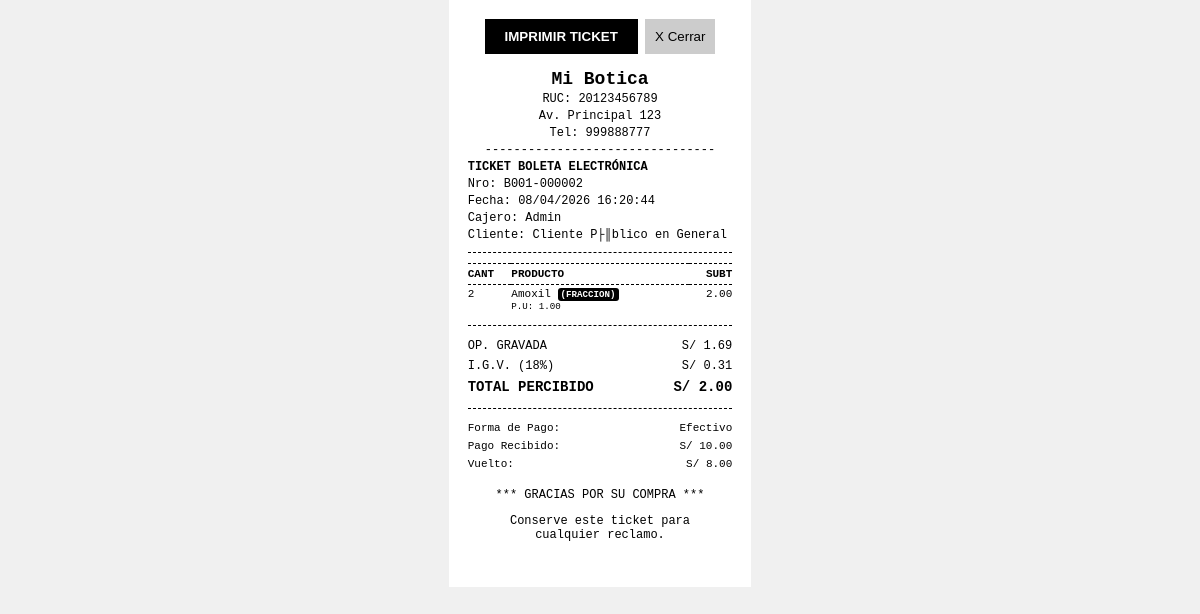
Screenshot of /venta/ticket/2 (signed in) with the database file from the repository.
### tables this page shows
CREATE TABLE `configuracion` (
  `id` int NOT NULL AUTO_INCREMENT,
  `clave` varchar(50) NOT NULL,
  `valor` text,
  `descripcion` varchar(255) DEFAULT NULL,
  PRIMARY KEY (`id`),
  UNIQUE KEY `clave` (`clave`)
);

CREATE TABLE `ventas` (
  `id` int NOT NULL AUTO_INCREMENT,
  `id_cliente` int NOT NULL,
  `caja_id` int DEFAULT NULL,
  `id_usuario` int NOT NULL,
  `tipo_comprobante` varchar(50) NOT NULL DEFAULT 'Ticket',
  `serie_comprobante` varchar(20) DEFAULT NULL,
  `num_comprobante` varchar(50) NOT NULL,
  `fecha_venta` timestamp NULL DEFAULT CURRENT_TIMESTAMP,
  `subtotal` decimal(12,2) NOT NULL DEFAULT '0.00',
  `descuento` decimal(10,2) DEFAULT '0.00',
  `igv` decimal(10,2) NOT NULL DEFAULT '0.00',
  `total` decimal(12,2) NOT NULL DEFAULT '0.00',
  `metodo_pago` varchar(50) NOT NULL DEFAULT 'Efectivo',
  `pago_recibido` decimal(12,2) DEFAULT NULL,
  `vuelto` decimal(12,2) DEFAULT NULL,
  `puntos_ganados` int DEFAULT '0',
  `puntos_usados` int DEFAULT '0',
  `medico_cmp` varchar(50) DEFAULT NULL,
  `estado` varchar(20) DEFAULT 'Completada',
  PRIMARY KEY (`id`),
  KEY `id_cliente` (`id_cliente`),
  KEY `id_usuario` (`id_usuario`),
  CONSTRAINT `ventas_ibfk_1` FOREIGN KEY (`id_cliente`) REFERENCES `clientes` (`id`) ON DELETE RESTRICT,
  CONSTRAINT `ventas_ibfk_2` FOREIGN KEY (`id_usuario`) REFERENCES `usuarios` (`id`) ON DELETE RESTRICT
);

CREATE TABLE `usuarios` (
  `id` int NOT NULL AUTO_INCREMENT,
  `nombres` varchar(100) NOT NULL,
  `apellidos` varchar(100) NOT NULL,
  `usuario` varchar(50) NOT NULL,
  `password` varchar(255) NOT NULL,
  `email` varchar(100) DEFAULT NULL,
  `rol_id` int NOT NULL,
  `estado` tinyint(1) DEFAULT '1',
  `ultimo_login` datetime DEFAULT NULL,
  `creado_en` timestamp NULL DEFAULT CURRENT_TIMESTAMP,
  PRIMARY KEY (`id`),
  UNIQUE KEY `usuario` (`usuario`),
  KEY `rol_id` (`rol_id`),
  CONSTRAINT `usuarios_ibfk_1` FOREIGN KEY (`rol_id`) REFERENCES `roles` (`id`) ON DELETE RESTRICT
);

CREATE TABLE `clientes` (
  `id` int NOT NULL AUTO_INCREMENT,
  `tipo_documento` varchar(20) NOT NULL DEFAULT 'DNI',
  `num_documento` varchar(20) NOT NULL,
  `nombres` varchar(150) NOT NULL,
  `telefono` varchar(50) DEFAULT NULL,
  `direccion` varchar(255) DEFAULT NULL,
  `puntos_acumulados` int DEFAULT '0',
  `estado` tinyint(1) DEFAULT '1',
  PRIMARY KEY (`id`)
);

CREATE TABLE `venta_detalles` (
  `id` int NOT NULL AUTO_INCREMENT,
  `id_venta` int NOT NULL,
  `id_producto` int NOT NULL,
  `cantidad` int NOT NULL,
  `precio_unitario` decimal(10,2) NOT NULL,
  `subtotal` decimal(12,2) NOT NULL,
  `id_lote` int DEFAULT NULL,
  `tipo_unidad` varchar(20) DEFAULT 'Caja',
  PRIMARY KEY (`id`),
  KEY `id_venta` (`id_venta`),
  KEY `id_producto` (`id_producto`),
  KEY `id_lote` (`id_lote`),
  CONSTRAINT `venta_detalles_ibfk_1` FOREIGN KEY (`id_venta`) REFERENCES `ventas` (`id`) ON DELETE CASCADE,
  CONSTRAINT `venta_detalles_ibfk_2` FOREIGN KEY (`id_producto`) REFERENCES `productos` (`id`) ON DELETE RESTRICT,
  CONSTRAINT `venta_detalles_ibfk_3` FOREIGN KEY (`id_lote`) REFERENCES `inventario_lotes` (`id`) ON DELETE SET NULL
);

CREATE TABLE `productos` (
  `id` int NOT NULL AUTO_INCREMENT,
  `codigo_barras` varchar(50) DEFAULT NULL,
  `nombre_generico` varchar(150) NOT NULL,
  `nombre_comercial` varchar(150) NOT NULL,
  `concentracion` varchar(100) DEFAULT NULL,
  `forma_farmaceutica` varchar(100) DEFAULT NULL,
  `id_laboratorio` int DEFAULT NULL,
  `id_categoria` int DEFAULT NULL,
  `precio_compra` decimal(10,2) NOT NULL DEFAULT '0.00',
  `precio_venta` decimal(10,2) NOT NULL DEFAULT '0.00',
  `margen_ganancia` decimal(5,2) NOT NULL DEFAULT '0.00',
  `unidad_medida` varchar(50) DEFAULT NULL,
  `requiere_receta` tinyint(1) DEFAULT '0',
  `stock_actual` int NOT NULL DEFAULT '0',
  `stock_minimo` int NOT NULL DEFAULT '10',
  `estado` tinyint(1) DEFAULT '1',
  `fraccionable` tinyint(1) DEFAULT '0',
  `unidades_por_caja` int DEFAULT '1',
  `unidad_fraccion` varchar(50) DEFAULT NULL,
  `precio_fraccion` decimal(10,2) DEFAULT '0.00',
  PRIMARY KEY (`id`),
  UNIQUE KEY `codigo_barras` (`codigo_barras`),
  KEY `id_laboratorio` (`id_laboratorio`),
  KEY `id_categoria` (`id_categoria`),
  CONSTRAINT `productos_ibfk_1` FOREIGN KEY (`id_laboratorio`) REFERENCES `laboratorios` (`id`) ON DELETE SET NULL,
  CONSTRAINT `productos_ibfk_2` FOREIGN KEY (`id_categoria`) REFERENCES `categorias` (`id`) ON DELETE SET NULL
);

### app/controllers/VentaController.php (called while the page is built, shortened)
<?php
class VentaController extends Controller {
    public function ticket($id) {
        $modelo = $this->model('Venta');
        $ventas = $modelo->getAll();
        $venta_actual = null;
        foreach($ventas as $v) {
            if($v['id'] == $id) {
                $venta_actual = $v; break;
            }
        }
        $detalles = $modelo->getDetalles($id);
        $configModel = $this->model('Configuracion');
        $data = [
            'venta' => $venta_actual,
            'detalles' => $detalles,
            'config' =>  $configModel->getAll()
        ];
        require_once '../app/views/ventas/ticket.php';
    }
}

### app/core/App.php (called while the page is built, shortened)
<?php
class App {
    protected $method = 'login';
    public function __construct() {
        $url = $this->parseUrl();
        if (isset($url[0]) && file_exists('../app/controllers/' . ucfirst($url[0]) . 'Controller.php')) {
            unset($url[0]);
        }
        $this->controller = new $this->controller;
        if (isset($url[1])) {
            if (method_exists($this->controller, $url[1])) {
                $this->method = $url[1];
                unset($url[1]);
            }
        }
        $this->params = $url ? array_values($url) : [];
        call_user_func_array([$this->controller, $this->method], $this->params);
    }
    public function parseUrl() {
        if (isset($_GET['url'])) {
            return explode('/', filter_var(rtrim($_GET['url'], '/'), FILTER_SANITIZE_URL));
        }
        return [];
    }
}

### public/index.php (called while the page is built, shortened)
<?php
require_once '../app/config/database.php';
require_once '../app/core/App.php';
require_once '../app/core/Controller.php';
$app = new App();

### app/models/Venta.php (called while the page is built, shortened)
<?php
class Venta {
    private $conn;
    public function __construct() {
        $db = new Database();
        $this->conn = $db->getConnection();
    }
    public function getAll() {
        $query = "SELECT v.*, c.nombres as cliente, u.nombres as cajero
                  FROM ventas v
                  INNER JOIN clientes c ON v.id_cliente = c.id
                  INNER JOIN usuarios u ON v.id_usuario = u.id
                  ORDER BY v.id DESC LIMIT 1000";
        $stmt = $this->conn->prepare($query);
        $stmt->execute();
        return $stmt->fetchAll(PDO::FETCH_ASSOC);
    }
    public function getDetalles($id_venta) {
        $query = "SELECT vd.*, p.nombre_comercial, l.codigo_lote
                  FROM venta_detalles vd
                  INNER JOIN productos p ON vd.id_producto = p.id
                  LEFT JOIN inventario_lotes l ON vd.id_lote = l.id
                  WHERE vd.id_venta = :id";
        $stmt = $this->conn->prepare($query);
        $stmt->bindParam(':id', $id_venta);
        $stmt->execute();
        return $stmt->fetchAll(PDO::FETCH_ASSOC);
    }
}

### app/config/database.php (called while the page is built, shortened)
<?php
class Database {
    private $host = "localhost";
    private $db_name = "botica_db";
    private $username = "root";
    private $password = "";
    public function getConnection() {
        $this->conn = null;
        try {
            $this->conn = new PDO("mysql:host=" . $this->host . ";dbname=" . $this->db_name . ";charset=utf8mb4", $this->username, $this->password);
            $this->conn->exec("SET NAMES utf8mb4");
        } catch(PDOException $exception) {
            error_log("Error de conexión a la base de datos: " . $exception->getMessage());
            die("No se pudo conectar con la base de datos. Intente nuevamente más tarde.");
        }
        return $this->conn;
    }
}
?>

### app/core/Controller.php (called while the page is built, shortened)
<?php
class Controller {
    public function model($model) {
        return new $model();
    }
}

### app/models/Configuracion.php (called while the page is built, shortened)
<?php
class Configuracion {
    private $conn;
    private $table_name = "configuracion";
    public function __construct() {
        $database = new Database();
        $this->conn = $database->getConnection();
    }
    public function getAll() {
        $query = "SELECT clave, valor, descripcion FROM " . $this->table_name;
        $stmt = $this->conn->prepare($query);
        $stmt->execute();
        $results = [];
        while ($row = $stmt->fetch(PDO::FETCH_ASSOC)) {
            $results[$row['clave']] = [
                'valor' => $row['valor'],
                'descripcion' => $row['descripcion']
            ];
        }
        return $results;
    }
}

### app/views/ventas/ticket.php (the view, shortened to what this page needs)
<!DOCTYPE html>
<html lang="es">
<head>
</head>
<body>
    <div class="ticket">
        <div class="no-print center" style="margin-bottom: 15px;">
            <button onclick="window.print()" style="padding: 10px 20px; cursor: pointer; background: #000; color:#fff; border:none; font-weight:bold;">IMPRIMIR TICKET</button>
            <button onclick="window.close()" style="padding: 10px; cursor: pointer; background: #ccc; border:none;">X Cerrar</button>
        </div>
        <div class="center">
            <h2 style="margin: 0; padding: 0;"><?php echo htmlspecialchars($data['config']['nombre_botica']['valor']); ?></h2>
            <p style="margin: 3px 0;">RUC: <?php echo htmlspecialchars($data['config']['ruc']['valor']); ?></p>
            <p style="margin: 3px 0;"><?php echo htmlspecialchars($data['config']['direccion']['valor']); ?></p>
            <?php if(!empty($data['config']['telefono']['valor'])): ?>
            <p style="margin: 3px 0;">Tel: <?php echo htmlspecialchars($data['config']['telefono']['valor']); ?></p>
            <?php endif; ?>
            <p style="margin: 3px 0;">--------------------------------</p>
        </div>
        <p style="margin: 3px 0;"><span class="bold">TICKET BOLETA ELECTRÓNICA</span></p>
        <p style="margin: 3px 0;">Nro: B001-<?php echo htmlspecialchars($data['venta']['num_comprobante']); ?></p>
        <p style="margin: 3px 0;">Fecha: <?php echo date('d/m/Y H:i:s', strtotime($data['venta']['fecha_venta'])); ?></p>
        <p style="margin: 3px 0;">Cajero: <?php echo htmlspecialchars($data['venta']['cajero']); ?></p>
        <p style="margin: 3px 0;">Cliente: <?php echo htmlspecialchars($data['venta']['cliente']); ?></p>
        <div class="divider"></div>
        <table>
            <thead>
                <tr>
                    <th>CANT</th>
                    <th>PRODUCTO</th>
                    <th class="right">SUBT</th>
                </tr>
            </thead>
            <tbody>
                <?php foreach($data['detalles'] as $det): ?>
                <tr>
                    <td valign="top"><?php echo $det['cantidad']; ?></td>
                    <td>
                        <?php echo htmlspecialchars($det['nombre_comercial']); ?>
                        <?php if(!empty($det['tipo_unidad']) && $det['tipo_unidad'] !== 'Unidad'): ?>
                            <small class="bold" style="background:#000; color:#fff; padding:1px 3px; border-radius:3px;">(<?php echo htmlspecialchars($det['tipo_unidad']); ?>)</small>
                        <?php endif; ?>
                        <br>
                        <small>P.U: <?php echo number_format($det['precio_unitario'], 2); ?></small>
                    </td>
                    <td valign="top" class="right"><?php echo number_format($det['subtotal'], 2); ?></td>
                </tr>
                <?php endforeach; ?>
            </tbody>
        </table>
        <div class="divider"></div>
        <table style="font-size: 12px; margin-top:0;">
            <tr>
                <td>OP. GRAVADA</td>
                <td class="right">S/ <?php echo number_format($data['venta']['subtotal'], 2); ?></td>
            </tr>
            <tr>
                <td>I.G.V. (<?php echo htmlspecialchars($data['config']['igv']['valor']); ?>%)</td>
                <td class="right">S/ <?php echo number_format($data['venta']['igv'], 2); ?></td>
            </tr>
            <tr class="total-row">
                <td>TOTAL PERCIBIDO</td>
                <td class="right">S/ <?php echo number_format($data['venta']['total'], 2); ?></td>
            </tr>
        </table>
        <div class="divider"></div>
        <table style="font-size: 11px;">
            <tr>
                <td>Forma de Pago:</td>
                <td class="right"><?php echo htmlspecialchars($data['venta']['metodo_pago']); ?></td>
            </tr>
            <tr>
                <td>Pago Recibido:</td>
                <td class="right">S/ <?php echo number_format($data['venta']['pago_recibido'], 2); ?></td>
            </tr>
            <tr>
                <td>Vuelto:</td>
                <td class="right">S/ <?php echo number_format($data['venta']['vuelto'], 2); ?></td>
            </tr>
        </table>
        <div class="center" style="margin-top: 15px;">
            <p>*** GRACIAS POR SU COMPRA ***</p>
            <p>Conserve este ticket para <br>cualquier reclamo.</p>
        </div>
        <br>
    </div>
</body>
</html>

### app/views/ventas/ticket.php (style rules this page uses)
body { font-family: 'Courier New', Courier, monospace; font-size: 12px; margin: 0; padding: 0; background-color: #f0f0f0; }
.ticket { width: 80mm; max-width: 80mm; background-color: white; margin: 0 auto; padding: 5mm; box-sizing: border-box; }
.center { text-align: center; }
.right { text-align: right; }
.bold { font-weight: bold; }
table { width: 100%; border-collapse: collapse; margin-top: 10px; margin-bottom: 10px; font-size: 11px; }
th { border-bottom: 1px dashed #000; border-top: 1px dashed #000; padding: 4px 0; text-align: left; }
td { padding: 3px 0; }
.divider { border-bottom: 1px dashed #000; margin: 10px 0; }
.total-row { font-size: 14px; font-weight: bold; }

### rows the page displays
configuracion: valor "Mi Botica"
configuracion: valor "20123456789"
configuracion: valor "Av. Principal 123"
configuracion: valor "999888777"
ventas: num_comprobante "000002", fecha_venta "08/04/2026 16:20:44", subtotal "1.69", igv "0.31", total "2.00", metodo_pago "Efectivo", pago_recibido "10.00", vuelto "8.00"
usuarios: nombres "Admin"
clientes: nombres "Cliente P├║blico en General"
venta_detalles: cantidad "2", id_producto.nombre_comercial "Amoxil", tipo_unidad "FRACCION", precio_unitario "1.00", subtotal "2.00"
configuracion: valor "18"
